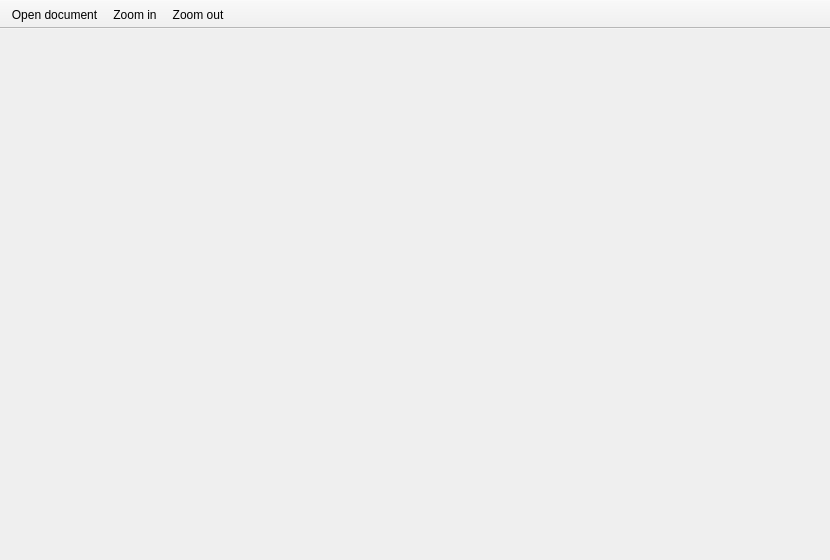
<?xml version="1.0" encoding="UTF-8"?>
<ui version="4.0">
 <class>Plata</class>
 <widget class="QMainWindow" name="Plata">
  <property name="geometry">
   <rect>
    <x>0</x>
    <y>0</y>
    <width>830</width>
    <height>560</height>
   </rect>
  </property>
  <property name="windowTitle">
   <string>Plata</string>
  </property>
  <widget class="QWidget" name="centralwidget"/>
  <widget class="QToolBar" name="toolBar">
   <property name="windowTitle">
    <string>toolBar</string>
   </property>
   <property name="movable">
    <bool>false</bool>
   </property>
   <property name="toolButtonStyle">
    <enum>Qt::ToolButtonStyle::ToolButtonTextBesideIcon</enum>
   </property>
   <attribute name="toolBarArea">
    <enum>TopToolBarArea</enum>
   </attribute>
   <attribute name="toolBarBreak">
    <bool>false</bool>
   </attribute>
   <addaction name="actionOpen"/>
   <addaction name="actionZoom_in"/>
   <addaction name="actionZoom_out"/>
  </widget>
  <action name="actionOpen">
   <property name="icon">
    <iconset theme="QIcon::ThemeIcon::DocumentOpen"/>
   </property>
   <property name="text">
    <string>Open document</string>
   </property>
   <property name="toolTip">
    <string>Open a PDF</string>
   </property>
   <property name="menuRole">
    <enum>QAction::MenuRole::NoRole</enum>
   </property>
  </action>
  <action name="actionZoom_in">
   <property name="icon">
    <iconset theme="QIcon::ThemeIcon::ZoomIn"/>
   </property>
   <property name="text">
    <string>Zoom in</string>
   </property>
   <property name="shortcut">
    <string>Ctrl++</string>
   </property>
   <property name="menuRole">
    <enum>QAction::MenuRole::NoRole</enum>
   </property>
  </action>
  <action name="actionZoom_out">
   <property name="icon">
    <iconset theme="QIcon::ThemeIcon::ZoomOut"/>
   </property>
   <property name="text">
    <string>Zoom out</string>
   </property>
   <property name="shortcut">
    <string>Ctrl+-</string>
   </property>
   <property name="menuRole">
    <enum>QAction::MenuRole::NoRole</enum>
   </property>
  </action>
 </widget>
 <resources/>
 <connections/>
</ui>
